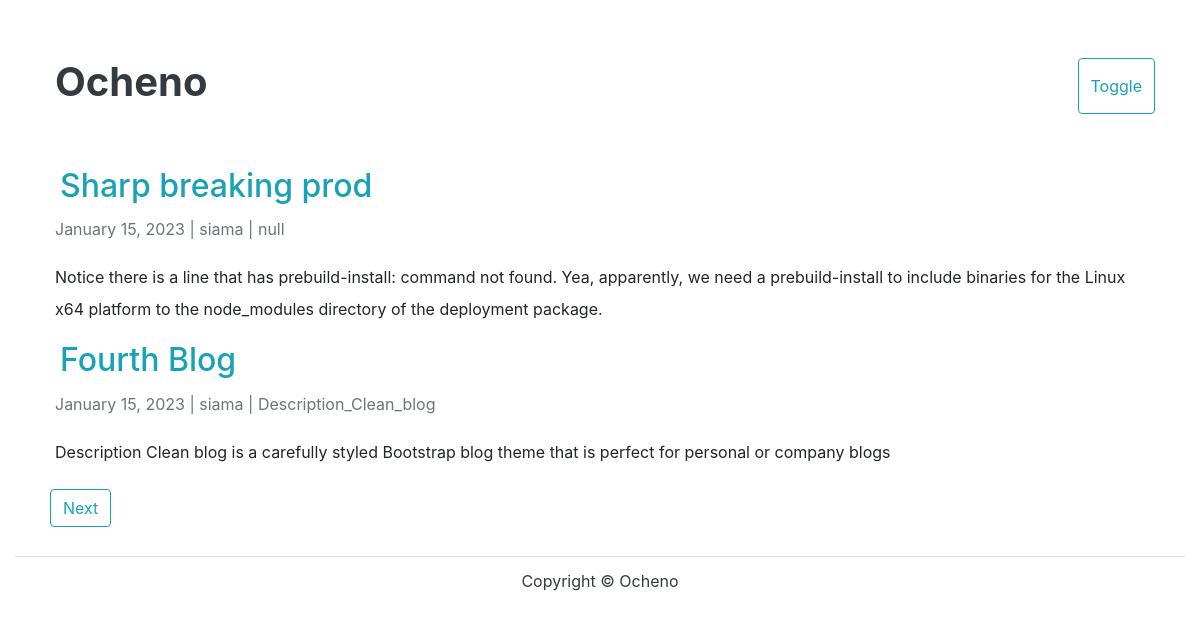
The page / on the database its author committed.
### blog/models.py (models this page shows, shortened)
class Post(models.Model):
	title=models.CharField(max_length=100)
	content=models.TextField()
	date_posted=models.DateTimeField(default=timezone.now)
	author=models.ForeignKey(User, on_delete=models.CASCADE)
	slug = models.SlugField(max_length=200, default='null')
	summary = models.TextField(default='null')

### blog/views.py (the view)
# urls.py: path('', PostListView.as_view(), name='homepage'),
class PostListView(ListView):
	model = Post
	template_name = 'blog/home.html'
	context_object_name = 'posts'
	ordering = ['-date_posted']
	paginate_by = 2

### blog/templates/blog/home.html (shortened to what this page needs)
{% extends "blog/base.html" %}
{% block content%}
{% for post in posts%}
<div>
    <h2><a class="text-info" href="{% url 'post-detail' post.id %}">{{ post.title }}</a></h2>
    <p class="date text-muted">{{ post.date_posted |date:"F d, Y" }} | {{ post.author }} | {{ post.slug }}</p>
    <p class='content'>{{ post.summary }}</p>
</div>
{% endfor %}
{% if is_paginated %}
{% if page_obj.has_next %}
<a class="btn btn-outline-info mb-4" href="?page={{ page_obj.next_page_number }}">Next</a>
{% endif %}
{% endif %}
{% endblock content%}

### blog/templates/blog/base.html (shortened to what this page needs)
{% load static %}
<!DOCTYPE html>
<html>
<head>
    <link rel="stylesheet" type="text/css" href="{% static 'blog/main.css' %}">
    <link rel="stylesheet" href="https://cdn.jsdelivr.net/npm/bootstrap@4.3.1/dist/css/bootstrap.min.css">
</head>
<body>
    <nav class="container py-5 d-flex justify-content-between">
        <h1><a class="text-dark font-weight-bold" href="{% url 'homepage' %}">Ocheno</a></h1>
        <button onclick="toggleDarkMode()" class="btn btn-outline-info">Toggle</button>
    </nav>
    <div class='container'>
        {% block content %} {% endblock %}
    </div>
    <footer class="bg-grey">
        <p class="text-dark text-center border-top pt-2">Copyright &copy; Ocheno</p>
    </footer>
</body>
</html>

### blog/static/blog/main.css (style rules this page uses)
* { box-sizing: border-box; margin: 5px; }
p { line-height: 2em; }
body { background: white; color: dark; }

### rows shown on the page
Post: title "Sharp breaking prod", date_posted "January 15, 2023", author "siama", slug "null", summary "Notice there is a line that has prebuild-install: command not found. Yea, apparently, we need a prebuild-install to include binaries for the Linux x64 platform to the node_modules directory of the deployment package."
Post: title "Fourth Blog", date_posted "January 15, 2023", author "siama", slug "Description_Clean_blog", summary "Description Clean blog is a carefully styled Bootstrap blog theme that is perfect for personal or company blogs"
